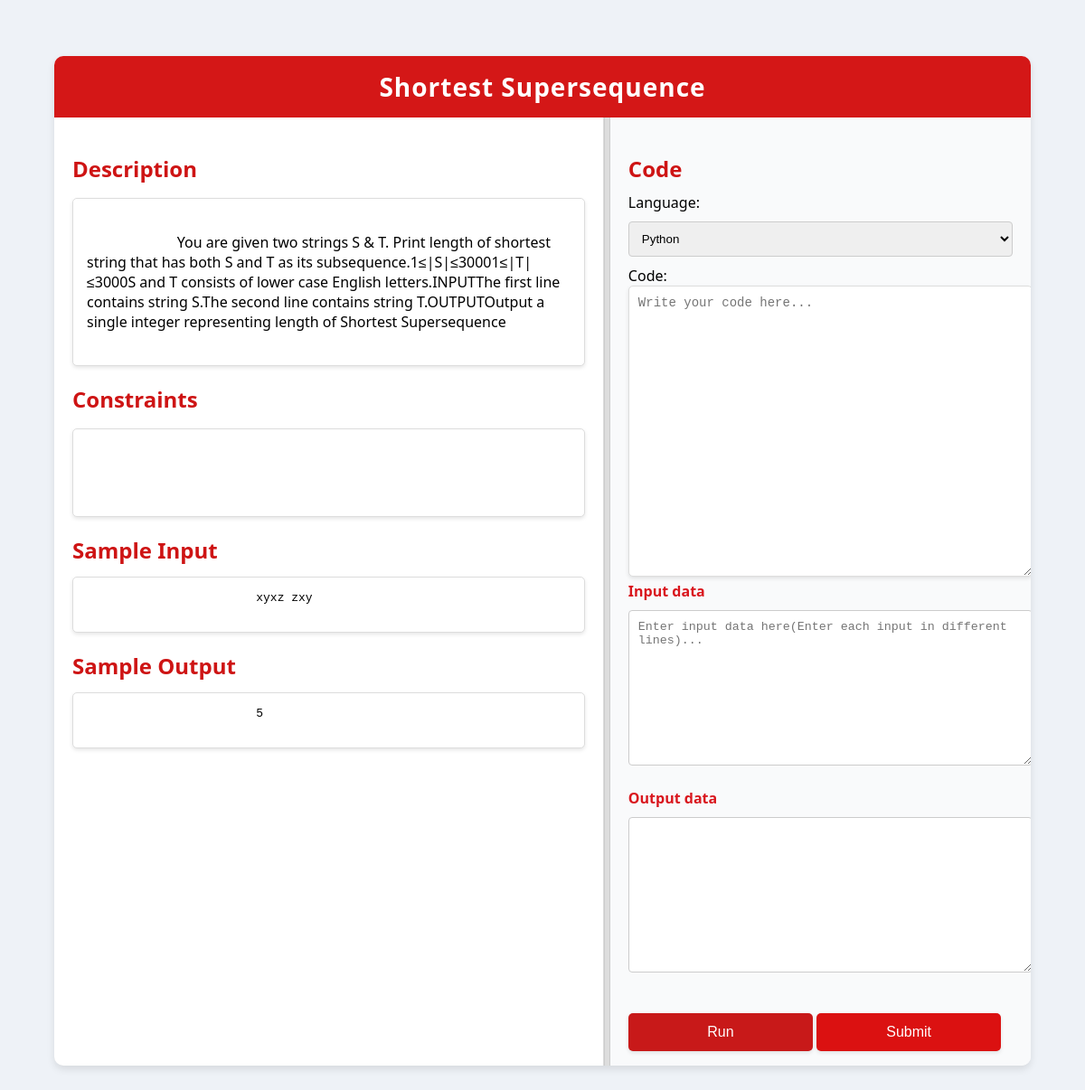
The page /problem/Shortest Supersequence/ (signed in) on the database its author committed.
### home/models.py (models this page shows)
class question_details(models.Model):
  DIFFICULTY_CHOICES = [
      ('Easy', 'Easy'),
      ('Medium', 'Medium'),
      ('Hard', 'Hard'),
  ]
  name = models.CharField(max_length=200)
  description = models.TextField()
  difficulty = models.CharField(max_length=10, choices=DIFFICULTY_CHOICES, default='Easy')
  sample_input = models.TextField()
  sample_output = models.TextField()
  constraints = models.TextField()

### home/views.py (the view)
# urls.py: path("problem/<str:name>/",problem_page,name="problem_page"),
@login_required
def problem_page(request, name):
    problem = get_object_or_404(question_details, name=name)
    form = CodeSubmissionForm()
    existing_submission = user_code_sub.objects.filter(user=request.user, question=problem).last()
    if existing_submission:
        form = CodeSubmissionForm(initial={
            'language': existing_submission.language,
            'code': existing_submission.code
        })
    context = {
        'form': form,
        'ques_name': problem.name,
        'desc': problem.description,
        'samp_in': problem.sample_input,
        'samp_out': problem.sample_output,
        'constraints': problem.constraints
    }
    return render(request, 'question_view.html', context)

### home/forms.py
class CodeSubmissionForm(forms.ModelForm):
    language = forms.ChoiceField(
        choices=LANGUAGE_CHOICES,
        widget=forms.Select(attrs={'class': 'form-control'})
    )
    code = forms.CharField(
        widget=forms.Textarea(attrs={
            'class': 'code-editor',
            'placeholder': 'Write your code here...'
        })
    )
    input_data = forms.CharField(
        required=False,
        widget=forms.Textarea(attrs={
            'class': 'form-control',
            'placeholder': 'Enter input data here(Enter each input in different lines)...'
        })
    )
    output_data = forms.CharField(
        required=False,
        widget=forms.Textarea(attrs={'class': 'form-control'})
    )
    class Meta:
        model = CodeSubmission
        fields = ["language", "code", "input_data", "output_data"]

### home/templates/question_view.html (shortened to what this page needs)
<!DOCTYPE html>
<html lang="en">
<head>
</head>
<body>
    <div class="container">
        <div class="header">
            <h1>{{ ques_name }}</h1>
        </div>
        <div class="content">
            <div class="left-column">
                <div class="section">
                    <h2>Description</h2>
                    <p id="description">
                        {{desc}}
                    </p>
                </div>
                <div class="section">
                    <h2>Constraints</h2>
                    <p id="constraints">
                    </p>
                </div>
                <div class="section">
                    <h2>Sample Input</h2>
                    <pre id="sample-input">
                        {{ samp_in }}
                    </pre>
                </div>
                <div class="section">
                    <h2>Sample Output</h2>
                    <pre id="sample-output">
                        {{ samp_out }}
                    </pre>
                </div>
            </div>
            <div class="resizer"></div>
            <div class="right-column">
                <h2>Code</h2>
                <form id="codeForm" method="post">
                    <div>
                        {{ form.language.label_tag }}
                        {{ form.language }}
                    </div>
                    <div>
                        {{ form.code.label_tag }}
                        {{ form.code }}
                    </div>
                    <div class="form-group">
                        <div>
                            <label for="{{ form.input_data.id_for_label }}">{{ form.input_data.label }}</label>
                            {{ form.input_data }}
                        </div>
                        <div>
                            <label for="{{ form.output_data.id_for_label }}">{{ form.output_data.label }}</label>
                            {{ form.output_data }}
                        </div>
                    </div>
                    <button type="button" class="run-button" onclick="submitForm('run')">Run</button>
                    <button type="button" class="submit-button" onclick="submitForm('submit')">Submit</button>
                </form>
            </div>
        </div>
    </div>
</body>
</html>

### home/templates/question_view.html (style rules this page uses)
body { font-family: 'Segoe UI', Tahoma, Geneva, Verdana, sans-serif; margin: 0; padding: 0; background-color: #eef2f7; height: 100vh; display: flex; justify-content: center; align-items: center; overflow: hidden; }
.container { width: 90%; height: 90%; background: white; box-shadow: 0 4px 8px rgba(0, 0, 0, 0.1); display: flex; flex-direction: column; border-radius: 10px; overflow: hidden; }
.header { display: flex; justify-content: center; align-items: center; padding: 15px; background-color: #d41717; color: white; }
.header h1 { margin: 0; font-size: 28px; letter-spacing: 1px; }
.content { display: flex; flex: 1; overflow: hidden; }
.left-column, .right-column { padding: 20px; box-sizing: border-box; height: 100%; overflow-y: auto; transition: all 0.3s ease; }
.left-column { flex: 2; border-right: 1px solid #ddd; }
.right-column { flex: 1.5; background-color: #f9fafb; }
.resizer { width: 5px; cursor: ew-resize; background-color: #ddd; border-left: 1px solid #ccc; border-right: 1px solid #ccc; }
h2 { color: #ce1414; margin-bottom: 10px; }
.section { margin-bottom: 20px; }
.section p, .section pre { background: #fff; padding: 15px; border: 1px solid #ddd; border-radius: 5px; white-space: pre-wrap; box-shadow: 0 2px 4px rgba(0, 0, 0, 0.1); }
.form-control { width: 100%; padding: 10px; margin: 10px 0; border: 1px solid #ccc; border-radius: 4px; }
.code-editor { width: 100%; height: 300px; padding: 10px; font-family: 'Courier New', Courier, monospace; font-size: 14px; border: 1px solid #ddd; border-radius: 5px; background: #fff; box-shadow: 0 2px 4px rgba(0, 0, 0, 0.1); }
.run-button, .submit-button { display: inline-block; width: 48%; padding: 12px; background-color: #db1111; color: white; border: none; border-radius: 5px; font-size: 16px; cursor: pointer; margin-top: 10px; text-align: center; box-shadow: 0 2px 4px rgba(0, 0, 0, 0.1); transition: background-color 0.3s ease; }
.run-button { background-color: #c81919; }
.form-group { margin-bottom: 20px; }
.form-group label { font-weight: bold; color: #d9161d; }
.form-group div { margin-bottom: 10px; }

### rows shown on the page
question_details: name "Shortest Supersequence", description "You are given two strings S & T. Print length of shortest string that has both S and T as its subsequence.1≤|S|≤30001≤|T|≤3000S and T consists of lower case English letters.INPUTThe first line contains string S.The second line contains string T.OUTPUTOutput a single integer representing length of Shortest Supersequence", sample_input "xyxz zxy"

### other values the page prints
{{ samp_out }} "5"
